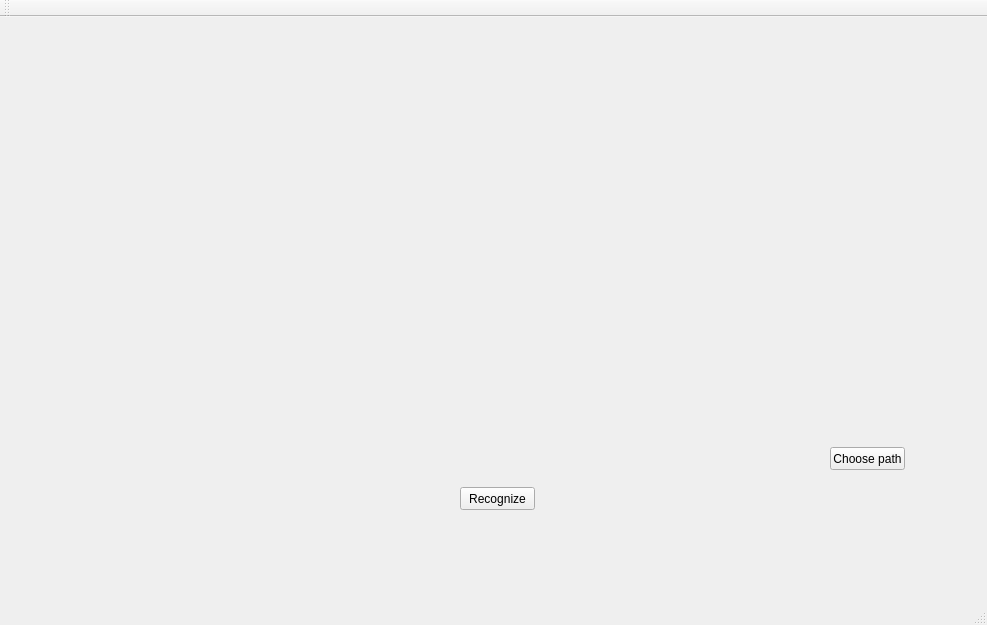
<?xml version="1.0" encoding="UTF-8"?>
<ui version="4.0">
 <class>MainWindow</class>
 <widget class="QMainWindow" name="MainWindow">
  <property name="geometry">
   <rect>
    <x>0</x>
    <y>0</y>
    <width>987</width>
    <height>625</height>
   </rect>
  </property>
  <property name="windowTitle">
   <string>MainWindow</string>
  </property>
  <widget class="QWidget" name="centralWidget">
   <widget class="QLabel" name="imageView">
    <property name="geometry">
     <rect>
      <x>80</x>
      <y>40</y>
      <width>821</width>
      <height>411</height>
     </rect>
    </property>
    <property name="text">
     <string/>
    </property>
   </widget>
   <widget class="QPushButton" name="choosePathButton">
    <property name="geometry">
     <rect>
      <x>830</x>
      <y>430</y>
      <width>75</width>
      <height>23</height>
     </rect>
    </property>
    <property name="text">
     <string>Choose path</string>
    </property>
   </widget>
   <widget class="QPushButton" name="recognizeButton">
    <property name="geometry">
     <rect>
      <x>460</x>
      <y>470</y>
      <width>75</width>
      <height>23</height>
     </rect>
    </property>
    <property name="text">
     <string>Recognize</string>
    </property>
   </widget>
   <widget class="QLabel" name="typeOfSign">
    <property name="geometry">
     <rect>
      <x>90</x>
      <y>530</y>
      <width>811</width>
      <height>20</height>
     </rect>
    </property>
    <property name="text">
     <string/>
    </property>
   </widget>
  </widget>
  <widget class="QMenuBar" name="menuBar">
   <property name="geometry">
    <rect>
     <x>0</x>
     <y>0</y>
     <width>987</width>
     <height>21</height>
    </rect>
   </property>
  </widget>
  <widget class="QToolBar" name="mainToolBar">
   <attribute name="toolBarArea">
    <enum>TopToolBarArea</enum>
   </attribute>
   <attribute name="toolBarBreak">
    <bool>false</bool>
   </attribute>
  </widget>
  <widget class="QStatusBar" name="statusBar"/>
 </widget>
 <layoutdefault spacing="6" margin="11"/>
 <resources/>
 <connections/>
</ui>
